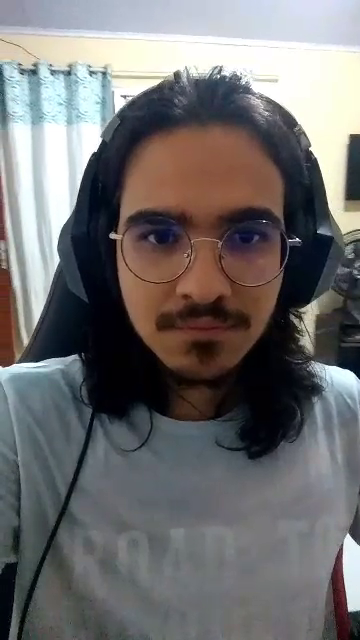
#> input picture frame 13 of T02 - Face detection/john.mp4, 360 x 640 px
$ python face_detection_video.py
#> lines starting #> are read from the running program, lines starting #| are printed output that depends on the picture; after the words box and inside, x2 and y2 are one past the last pixel; in counts of white or black regions, pixels touching at a corner belong together
import cv2

scale_factor = 1.2
min_neighbors = 3
min_size = (50, 50)
webcam=False

def detect(path):

    cascade = cv2.CascadeClassifier(path)

    if webcam:
        video_cap = cv2.VideoCapture(1)
    else:
        video_cap = cv2.VideoCapture("john.mp4")
    while True:

        ret, img = video_cap.read()
#> img is the input picture: shape (640, 360, 3); mean B, G, R 111.4, 111, 112.7


        gray = cv2.cvtColor(img, cv2.COLOR_BGR2GRAY)
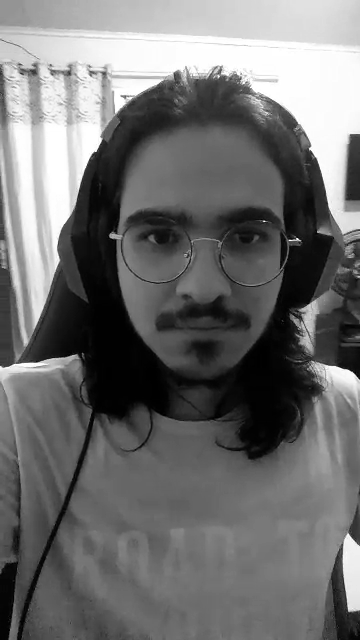
#> gray: shape (640, 360); min 0, max 255, mean 111.5

        rects = cascade.detectMultiScale(gray, scaleFactor=scale_factor, minNeighbors=min_neighbors, minSize=min_size)
#> rects = [[78, 142, 244, 244]]

        if len(rects) >= 0:

            for (x, y, w, h) in rects:
                cv2.rectangle(img, (x, y), (x + w, y + h), (0, 255, 0), 2)
#> this loop made 1 pass
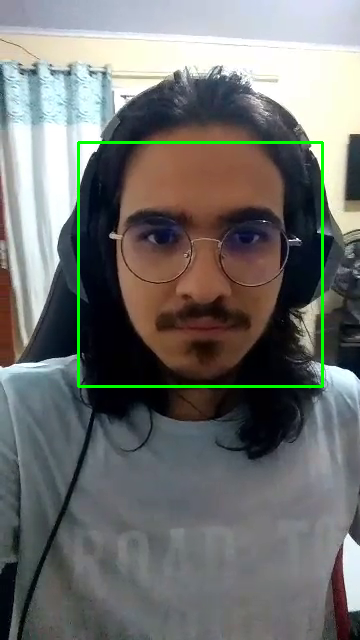
#> img: shape (640, 360, 3); 1.27% of pixels changed, all inside (x1, y1, x2, y2) = (77, 141, 324, 388)


            cv2.imshow('Face Detection on Video', img)

            if cv2.waitKey(1) & 0xFF == ord('c'):
#> (key Esc is pressed here)
                break
    video_cap.release()

def main():

    cascadeFilePath="/home/john/anaconda3/share/OpenCV/haarcascades/haarcascade_frontalface_alt.xml"
    detect(cascadeFilePath)


if __name__ == "__main__":
    main()

$ run again, starting later in the video
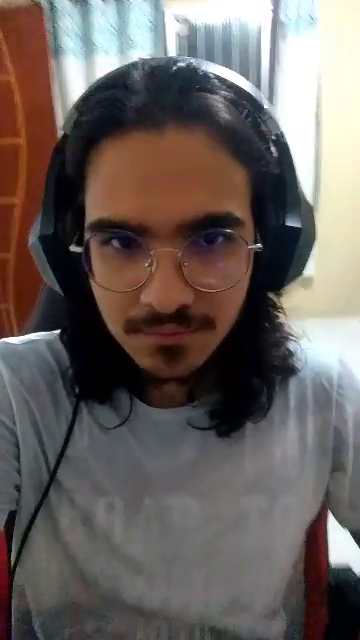
#> input picture frame 60 of T02 - Face detection/john.mp4, 360 x 640 px
#> in detect, img is the input picture: shape (640, 360, 3); mean B, G, R 94.8, 98.5, 107.1
#> in detect, `gray = cv2.cvtColor(img, cv2.COLOR_BGR2GRAY)`:
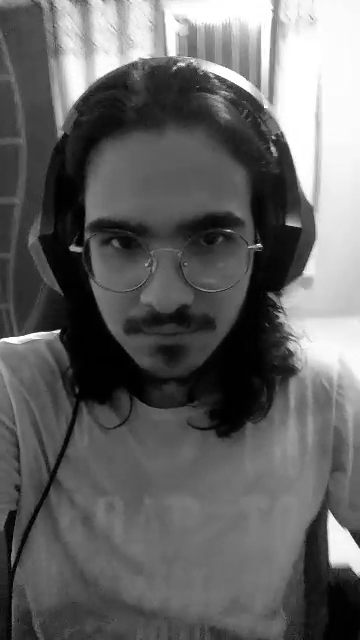
#> gray: shape (640, 360); min 0, max 255, mean 100.6
#> rects = [[44, 148, 242, 242]]
#> the loop in detect, `for (x, y, w, h) in rects:` made 1 pass
#> after the loop in detect, `for (x, y, w, h) in rects:`:
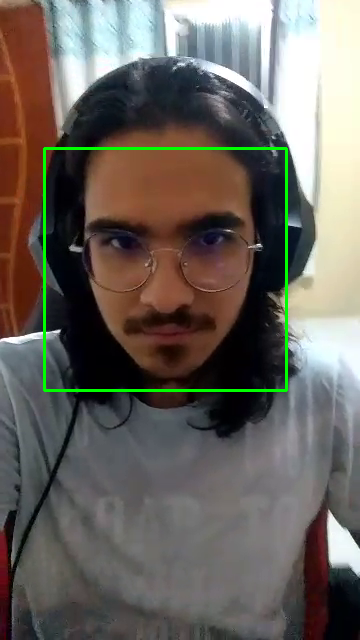
#> img: shape (640, 360, 3); 1.26% of pixels changed, all inside (x1, y1, x2, y2) = (43, 147, 288, 392)

$ run again, starting later in the video
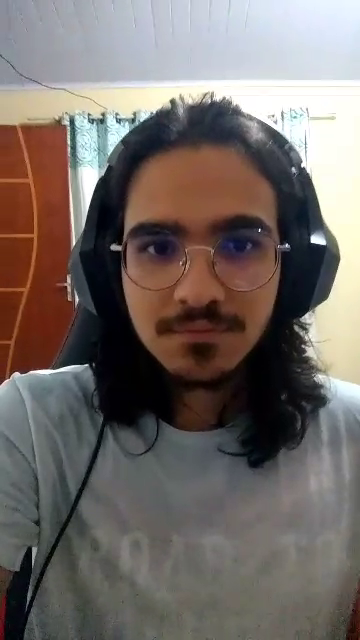
#> input picture frame 108 of T02 - Face detection/john.mp4, 360 x 640 px
#> in detect, img is the input picture: shape (640, 360, 3); mean B, G, R 103.2, 107.4, 115.9
#> in detect, `gray = cv2.cvtColor(img, cv2.COLOR_BGR2GRAY)`:
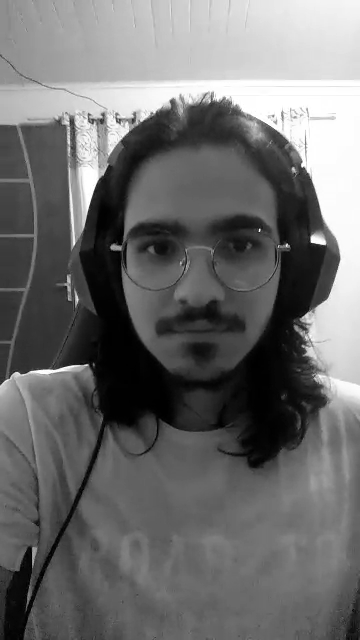
#> gray: shape (640, 360); min 0, max 255, mean 109.4
#> rects = [[86, 155, 231, 231]]
#> the loop in detect, `for (x, y, w, h) in rects:` made 1 pass
#> after the loop in detect, `for (x, y, w, h) in rects:`:
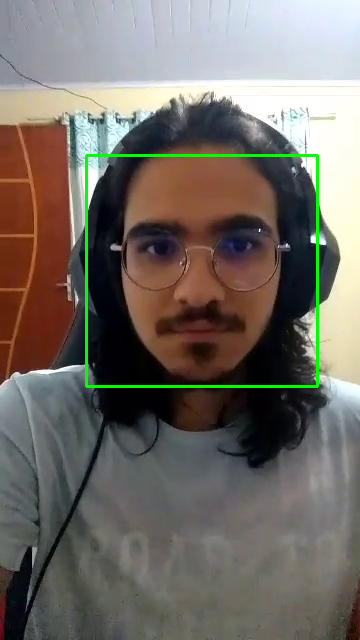
#> img: shape (640, 360, 3); 1.2% of pixels changed, all inside (x1, y1, x2, y2) = (85, 154, 319, 388)
